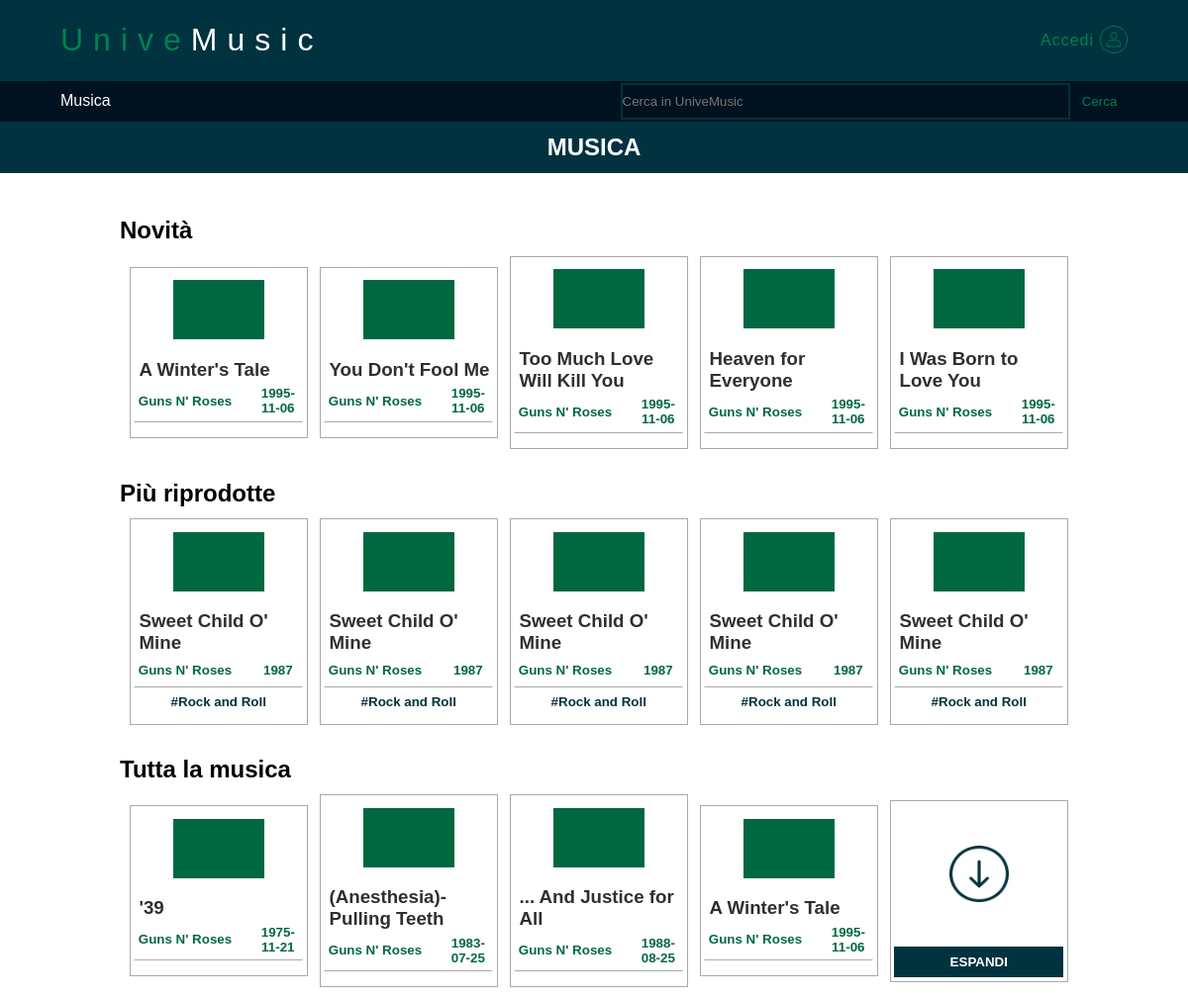
The page / on the database its author committed.
### tables this page shows
CREATE TABLE "Canzoni" (
	"IdCanzone" INTEGER NOT NULL, 
	"Titolo" VARCHAR NOT NULL, 
	"Rilascio" DATE NOT NULL, 
	"Durata" INTEGER NOT NULL, 
	"Colore" VARCHAR NOT NULL, 
	"IdArtista" INTEGER NOT NULL, 
	PRIMARY KEY ("IdCanzone"), 
	CONSTRAINT "songKey" UNIQUE ("Titolo", "Rilascio", "IdArtista"), 
	FOREIGN KEY("IdArtista") REFERENCES "Artisti" ("IdUtente") ON DELETE CASCADE ON UPDATE CASCADE
);

### main.py (the view, shortened to what this page needs)
@app.route('/')
def home():
    conn = engine.connect()
    rs = conn.execute('SELECT IdCanzone, Titolo, Rilascio FROM Canzoni')
    all_songs = rs.fetchall()
    rs = conn.execute('SELECT IdCanzone, Titolo, Rilascio FROM Canzoni ORDER BY Rilascio DESC LIMIT 5')
    latest_songs = rs.fetchall()
    most_played_songs = [{'Titolo': "Sweet Child O' Mine", 'Anno': 1987, 'Tag': "#Rock and Roll"},
                         {'Titolo': "Sweet Child O' Mine", 'Anno': 1987, 'Tag': "#Rock and Roll"},
                         {'Titolo': "Sweet Child O' Mine", 'Anno': 1987, 'Tag': "#Rock and Roll"},
                         {'Titolo': "Sweet Child O' Mine", 'Anno': 1987, 'Tag': "#Rock and Roll"},
                         {'Titolo': "Sweet Child O' Mine", 'Anno': 1987, 'Tag': "#Rock and Roll"}] #Implementare query che ritorna le 5 canzoni più riprodotte
    conn.close()
    return render_template("Index.html", all_songs=all_songs, latest_songs=latest_songs, most_played_songs=most_played_songs)

### main.py (called while the page is built)
@app.context_processor
def inject_enumerate():
    return dict(enumerate=enumerate, str=str, len=len)

### templates/Index.html (shortened to what this page needs)
{% extends "Base.html" %}
{% block pagebody %}
        <div id="container2">
            <h2 id="subtitle">MUSICA</h2>
        </div>
        <div id="container3">
            <table class="tabella3">
                <tr><td colspan="5"><h2 class="text-section">Novità</h2></td></tr>
                <tr>
                    {% for i,song in enumerate(latest_songs) %}
                    <td>
                        <table class="tabella4" onmouseover="Select('S2_ID_A_{{i}}', 'S2_ID_B_{{i}}')" onmouseout="Deselect('S2_ID_A_{{i}}', 'S2_ID_B_{{i}}')">
                            <tr><td class="img-cell" colspan="2"><div class="img"></div></td></tr>
                            <tr><td class="manual-title-cell" colspan="2"><h3 class="manual-title">{{song.Titolo}}</h3></td></tr>
                            <tr>
                                <td class="footprint">
                                    <h4 class="footprint-text"> Guns N' Roses </h4>
                                </td>
                                <td class="footprint-anno">
                                    <h5 class="footprint-text-anno"> {{song.Rilascio}} </h5>
                                </td>
                            </tr>
                            <tr>
                                <td colspan="2" class="footprint-hastag" colspan="2" id="S2_ID_A_{{i}}">
                                </td>
                            </tr>
                        </table>
                    </td>
                    {% endfor %}
                </tr>
                <tr><td colspan="5"><h2 class="text-section">Più riprodotte</h2></td></tr>
                <tr>
                    {% for i,song in enumerate(most_played_songs) %}
                    <td>
                        <table class="tabella4" onmouseover="Select('S3_ID_A_{{i}}', 'S3_ID_B_{{i}}')" onmouseout="Deselect('S3_ID_A_{{i}}', 'S3_ID_B_{{i}}')">
                            <tr><td class="img-cell" colspan="2"><div class="img"></div></td></tr>
                            <tr><td class="manual-title-cell" colspan="2"><h3 class="manual-title">{{song.Titolo}}</h3></td></tr>
                            <tr>
                                <td class="footprint">
                                    <h4 class="footprint-text"> Guns N' Roses </h4>
                                </td>
                                <td class="footprint-anno">
                                    <h5 class="footprint-text-anno"> {{song.Anno}} </h5>
                                </td>
                            </tr>
                            <tr>
                                <td colspan="2" class="footprint-hastag" colspan="2" id="S3_ID_A_{{i}}">
                                    <h5 class="footprint-text-hastag"> {{song.Tag}} </h5>
                                </td>
                            </tr>
                        </table>
                    </td>
                    {% endfor %}
                </tr>
                <tr><td colspan="5"><h2 class="text-section">Tutta la musica</h2></td></tr>
                {% for i,song in enumerate(all_songs) %}
                {% if i!=0 and i%5== 0 %}
                </tr>
                {% endif %}
                {% if i%5 == 0 %}
                <tr>
                {% endif %}
                    {% if i >= 4 %}
                    <td style="display: none;" class="altri">
                    {% else %}
                    <td>
                    {% endif %}
                        <table class="tabella4" onmouseover="Select('S4_ID_A_{{i}}', 'S4_ID_B_{{i}}')" onmouseout="Deselect('S4_ID_A_{{i}}', 'S4_ID_B_{{i}}')">
                            <tr><td class="img-cell" colspan="2"><div class="img"></div></td></tr>
                            <tr><td class="manual-title-cell" colspan="2"><h3 class="manual-title">{{song.Titolo}}</h3></td></tr>
                            <tr>
                                <td class="footprint">
                                    <h4 class="footprint-text"> Guns N' Roses </h4>
                                </td>
                                <td class="footprint-anno">
                                        <h5 class="footprint-text-anno"> {{song.Rilascio}} </h5>
                                </td>
                            </tr>
                            <tr>
                                <td colspan="2" class="footprint-hastag" colspan="2" id="S4_ID_A_{{i}}">
                                </td>
                            </tr>
                        </table>
                    </td>
                    {% if i==4 %}
                    <td id="ESPANDI">
                        <table class="tabella4">
                            <tr><td class="manual-title-cell" colspan="2"><h3 class="manual-title" style="color: white;">-</h3></td></tr>
                            <tr><td class="img-cell" colspan="2"><img id="img2" src="{{ url_for('static', filename='Img/down-arrow.png') }}"></td></tr>
                            <tr>
                                <td class="footprint">
                                    <h4 class="footprint-text" style="color: white;"> - </h4>
                                </td>
                                <td class="footprint-anno">
                                    <h5 class="footprint-text-anno" style="color: white;"> - </h5>
                                </td>
                            </tr><tr>
                                <td colspan="2" style="background-color: #00323F; color: white;" class="footprint-hastag-bis" id="ESPANDI-BUTTON"
                                onmousedown="Espandi()" onmouseover="Select_Espandi('ESPANDI-BUTTON')" onmouseout="DeSelect_Espandi('ESPANDI-BUTTON')">
                                    <h5 class="footprint-text-hastag"> ESPANDI </h5>
                                </td>
                            </tr>
                        </table>
                    </td>
                    {% endif %}
                {% endfor %}
                </tr>
            </table>
        </div>
{% endblock%}

### templates/Base.html (shortened to what this page needs)
<!DOCTYPE html>
<html>
    <head>
        <div id="logo">
            <table id="tabella0">
                <tr>
                    <td id="title-cell"><h1 id="titolo1">Unive</h1><h1 id="titolo2">Music</h1></td>
                    {% if current_user.is_authenticated %}
                    <td><a href="{{url_for('LoginBP.logout')}}"><table id="tabella00">
                        <tr>
                            <td class="link-cell">
                                <p class="link">Esci</p>
                            </td>
                            <td class="log-cell">
                                <img src="{{ url_for('static', filename='Img/user.png') }}" id="log-img">
                            </td>
                        </tr>
                    </table></a></td>
                    {% else %}
                    <td><a href="{{url_for('LoginBP.Accedi')}}"><table id="tabella00">
                        <tr>
                            <td class="link-cell">
                                <p class="link">Accedi</p>
                            </td>
                            <td class="log-cell">
                                <img src="{{ url_for('static', filename='Img/user.png') }}" id="log-img">
                            </td>
                        </tr>
                    </table></a></td>
                    {% endif %}
                </tr>
            </table>
        </div>
        <link rel="stylesheet" type="text/css" href="{{ url_for('static', filename='stile.css') }}" />
        <link rel="stylesheet" type="text/css" href="{{ url_for('static', filename='stile3.css') }}" />
    </head>
    <body>
        <div id="container1">
            <table id="tabella1">
                <tr>
                    <td class="button"><a href={{url_for('home')}} class="text-button">Musica</a></td>
                    <td id="serch-container">
                        <table id="search-table">
                            <tr>
                                <td id="search-cell"><input id="search" type="search" placeholder="Cerca in UniveMusic"></td>
                                <td id="search-button-cell"><input id="search-button" type="button" value="Cerca"></td>
                            </tr>
                        </table>
                    </td>
                </tr>
            </table>
        </div>
        {% block pagebody %}
        {% endblock %}
    </body>
</html>

### static/stile.css (style rules this page uses)
html { height: 100%; }
body { height: 100%; margin: 0%; border-collapse: collapse; position: relative; }
#logo { background-color: #00323F; width: 100%; height: auto; position: relative; }
#tabella0 { width: 90%; margin-left: 5%; border-collapse: collapse; }
#titolo1 { float: left; font-family: sans-serif; font-weight: lighter; color: #008250; letter-spacing: 10px; }
#titolo2 { float: left; font-family: sans-serif; font-weight: lighter; color: #FFFFFF; letter-spacing: 10px; }
#tabella00 { margin-left: 65%; width: 35%; table-layout: fixed; border-collapse: collapse; color: #008250; }
#title-cell { width: 75%; text-align: left; }
.link { width: 100%; font-family: sans-serif; letter-spacing: 1px; }
#container1 { background-color: #00121F; width: 100%; height: auto; }
#tabella1 { font-family: sans-serif, Arial, Helvetica; text-align: left; border-collapse: collapse; width: 90%; table-layout: fixed; margin-left: 5%; }
.button { color: white; margin: 0%; padding-top: 1%; padding-bottom: 1%; width: 10%; }
.text-button { margin: 0%; color: white; }
#container2 { background-color: #00323F; text-align: center; width: 100%; height: auto; }
#subtitle { font-family: sans-serif; color: white; margin: 0%; padding: 1%; }
#container3 { width: 100%; margin-top: 2%; margin-bottom: 2%; }
.tabella3 { width: 80%; margin-left: 10%; margin-top: 0%; border-collapse: collapse; table-layout: fixed; }
.manual-title { font-family: Helvetica; font-weight:bold; margin-top: 5%; margin-left: 3%; margin-bottom: 0%; padding: 0%; color: #2F2F2F; }
.tabella4 { width: 95%; border-collapse: separate; border: 1px solid darkgray; margin-bottom: 5%; margin-top: 0%; margin-left: 5%; margin-right: 0%; padding: 1%; background-color: white; }
.img { width: 60%; height: 60px; margin-left: 20%; background-color: #006840; }
#img2 { width: 60px; height: 57px; margin: 0%; }
.img-cell { text-align: center; padding: 5%; margin: 0%; }
.manual-title-cell { padding: 0%; }
.footprint { width: 70%; font-family: Helvetica; font-size:smaller; text-align: left; }
.footprint-text { padding: 0%; margin-left: 3%; margin-bottom: 5%; margin-top: 5%; color: #006840; overflow: hidden; text-overflow: ellipsis; white-space: nowrap; }
.footprint-text-anno { font-family: Helvetica; font-size:smaller; padding: 0%; margin-bottom: 5%; margin-top: 5%; color: #006840; text-align: center; }
#search-table { width: 100%; border-collapse: collapse; }
#search-cell { text-align: right; width: 80%; }
#search { width: 50%; border: 1px solid white; padding-top: 1%; padding-bottom: 1%; padding-left: 0%; padding-right: 0%; margin: 0%; color: white; background-color: #00121F; border: 2px solid #00323F; }
#search-button-cell { width: 5%; }
#search-button { border: 1px solid #00121F; color: #008250; width: 100%; padding-top: 16%; padding-bottom: 16%; padding-left: 0%; padding-right: 0%; background-color: #00121F; font-family: sans-serif; margin: 0%; }
a { text-decoration: none; }
.link-cell { text-align: center; padding: 0%; }
#log-img { width: 100%; margin-top: 10%; }
.log-cell { width: 30%; text-align: right; padding: 0%; }
.text-section { font-family: Helvetica; font-weight:bold; margin-left: 0%; margin-top: 2%; margin-bottom: 1%; padding: 0%; }
.footprint-hastag { border: 1px solid white; border-top: 1px solid darkgray; display: table-cell; color: #00323F; }
.footprint-text-hastag { font-family: Helvetica; font-weight:bold; font-size:smaller; padding: 0%; text-align: center; margin-top: 4%; margin-bottom: 4%; }

### rows shown on the page
Canzoni: Titolo "A Winter's Tale", Rilascio "1995-11-06", Titolo "A Winter's Tale", Rilascio "1995-11-06"
Canzoni: Titolo "You Don't Fool Me", Rilascio "1995-11-06"
Canzoni: Titolo "Too Much Love Will Kill You", Rilascio "1995-11-06"
Canzoni: Titolo "Heaven for Everyone", Rilascio "1995-11-06"
Canzoni: Titolo "I Was Born to Love You", Rilascio "1995-11-06"
Canzoni: Titolo "'39", Rilascio "1975-11-21"
Canzoni: Titolo "(Anesthesia)-Pulling Teeth", Rilascio "1983-07-25"
Canzoni: Titolo "... And Justice for All", Rilascio "1988-08-25"

### other values the page prints
{{ song.Titolo }} "Sweet Child O' Mine" "Sweet Child O' Mine" "Sweet Child O' Mine" "Sweet Child O' Mine" "Sweet Child O' Mine"
{{ song.Anno }} "1987" "1987" "1987" "1987" "1987"
{{ song.Tag }} "#Rock and Roll" "#Rock and Roll" "#Rock and Roll" "#Rock and Roll" "#Rock and Roll"
